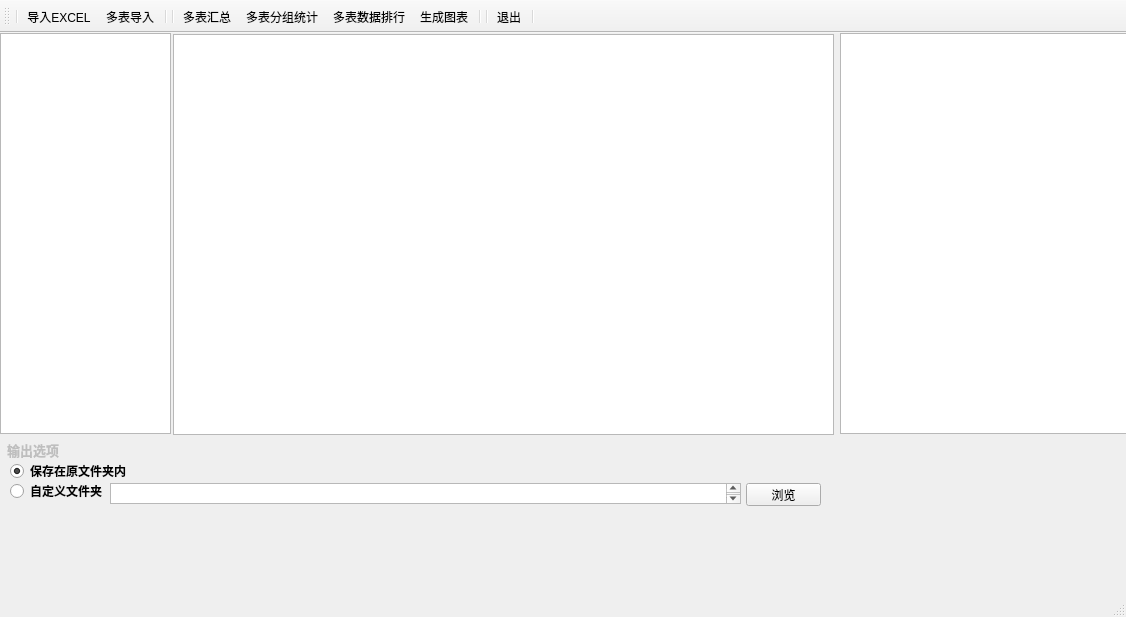
<?xml version="1.0" encoding="UTF-8"?>
<ui version="4.0">
 <author>gcy</author>
 <class>MainWindow</class>
 <widget class="QMainWindow" name="MainWindow">
  <property name="geometry">
   <rect>
    <x>0</x>
    <y>0</y>
    <width>1126</width>
    <height>617</height>
   </rect>
  </property>
  <property name="windowTitle">
   <string>Excel数据分析师</string>
  </property>
  <widget class="QWidget" name="centralwidget">
   <widget class="QTextEdit" name="text1">
    <property name="geometry">
     <rect>
      <x>110</x>
      <y>450</y>
      <width>631</width>
      <height>21</height>
     </rect>
    </property>
    <property name="sizePolicy">
     <sizepolicy hsizetype="Expanding" vsizetype="Fixed">
      <horstretch>0</horstretch>
      <verstretch>0</verstretch>
     </sizepolicy>
    </property>
   </widget>
   <widget class="QPushButton" name="viewButton">
    <property name="geometry">
     <rect>
      <x>746</x>
      <y>450</y>
      <width>75</width>
      <height>23</height>
     </rect>
    </property>
    <property name="text">
     <string>浏览</string>
    </property>
   </widget>
   <widget class="QRadioButton" name="rButton1">
    <property name="geometry">
     <rect>
      <x>10</x>
      <y>450</y>
      <width>111</width>
      <height>16</height>
     </rect>
    </property>
    <property name="font">
     <font>
      <weight>75</weight>
      <bold>true</bold>
     </font>
    </property>
    <property name="text">
     <string>自定义文件夹</string>
    </property>
   </widget>
   <widget class="QLabel" name="label">
    <property name="enabled">
     <bool>false</bool>
    </property>
    <property name="geometry">
     <rect>
      <x>7</x>
      <y>409</y>
      <width>91</width>
      <height>16</height>
     </rect>
    </property>
    <property name="font">
     <font>
      <pointsize>10</pointsize>
      <weight>75</weight>
      <bold>true</bold>
     </font>
    </property>
    <property name="text">
     <string>输出选项</string>
    </property>
   </widget>
   <widget class="QRadioButton" name="rButton2">
    <property name="geometry">
     <rect>
      <x>10</x>
      <y>430</y>
      <width>131</width>
      <height>16</height>
     </rect>
    </property>
    <property name="font">
     <font>
      <weight>75</weight>
      <bold>true</bold>
     </font>
    </property>
    <property name="text">
     <string>保存在原文件夹内</string>
    </property>
    <property name="checkable">
     <bool>true</bool>
    </property>
    <property name="checked">
     <bool>true</bool>
    </property>
   </widget>
   <widget class="QTextEdit" name="textEdit">
    <property name="geometry">
     <rect>
      <x>173</x>
      <y>1</y>
      <width>661</width>
      <height>401</height>
     </rect>
    </property>
   </widget>
   <widget class="QTreeView" name="treeView">
    <property name="geometry">
     <rect>
      <x>840</x>
      <y>0</y>
      <width>291</width>
      <height>401</height>
     </rect>
    </property>
   </widget>
   <widget class="QTreeView" name="treeView_2">
    <property name="geometry">
     <rect>
      <x>0</x>
      <y>0</y>
      <width>171</width>
      <height>401</height>
     </rect>
    </property>
   </widget>
  </widget>
  <widget class="QStatusBar" name="statusbar"/>
  <widget class="QToolBar" name="toolBar">
   <property name="enabled">
    <bool>true</bool>
   </property>
   <property name="sizePolicy">
    <sizepolicy hsizetype="Preferred" vsizetype="Fixed">
     <horstretch>0</horstretch>
     <verstretch>0</verstretch>
    </sizepolicy>
   </property>
   <property name="mouseTracking">
    <bool>false</bool>
   </property>
   <property name="contextMenuPolicy">
    <enum>Qt::CustomContextMenu</enum>
   </property>
   <property name="acceptDrops">
    <bool>true</bool>
   </property>
   <property name="windowTitle">
    <string>toolBar</string>
   </property>
   <property name="autoFillBackground">
    <bool>false</bool>
   </property>
   <property name="inputMethodHints">
    <set>Qt::ImhNone</set>
   </property>
   <property name="allowedAreas">
    <set>Qt::AllToolBarAreas</set>
   </property>
   <property name="iconSize">
    <size>
     <width>48</width>
     <height>48</height>
    </size>
   </property>
   <property name="toolButtonStyle">
    <enum>Qt::ToolButtonTextUnderIcon</enum>
   </property>
   <property name="floatable">
    <bool>false</bool>
   </property>
   <attribute name="toolBarArea">
    <enum>TopToolBarArea</enum>
   </attribute>
   <attribute name="toolBarBreak">
    <bool>false</bool>
   </attribute>
   <addaction name="separator"/>
   <addaction name="button1"/>
   <addaction name="button2"/>
   <addaction name="separator"/>
   <addaction name="separator"/>
   <addaction name="button3"/>
   <addaction name="button4"/>
   <addaction name="button5"/>
   <addaction name="button6"/>
   <addaction name="separator"/>
   <addaction name="separator"/>
   <addaction name="button7"/>
   <addaction name="separator"/>
  </widget>
  <widget class="QMenuBar" name="menubar">
   <property name="geometry">
    <rect>
     <x>0</x>
     <y>0</y>
     <width>1126</width>
     <height>26</height>
    </rect>
   </property>
  </widget>
  <action name="button1">
   <property name="icon">
    <iconset theme="导入EXCEL">
     <normaloff>../../../.designer/backup/image/图标-01.png</normaloff>../../../.designer/backup/image/图标-01.png</iconset>
   </property>
   <property name="text">
    <string>导入EXCEL</string>
   </property>
  </action>
  <action name="button2">
   <property name="icon">
    <iconset>
     <normaloff>../../../.designer/backup/image/图标-02.png</normaloff>../../../.designer/backup/image/图标-02.png</iconset>
   </property>
   <property name="text">
    <string>多表导入</string>
   </property>
  </action>
  <action name="button3">
   <property name="icon">
    <iconset>
     <normaloff>../../../.designer/backup/image/图标-03.png</normaloff>../../../.designer/backup/image/图标-03.png</iconset>
   </property>
   <property name="text">
    <string>多表汇总</string>
   </property>
   <property name="toolTip">
    <string>多表汇总</string>
   </property>
  </action>
  <action name="button4">
   <property name="icon">
    <iconset>
     <normaloff>../../../.designer/backup/image/图标-04.png</normaloff>../../../.designer/backup/image/图标-04.png</iconset>
   </property>
   <property name="text">
    <string>多表分组统计</string>
   </property>
  </action>
  <action name="button5">
   <property name="icon">
    <iconset>
     <normaloff>../../../.designer/backup/image/图标-05.png</normaloff>../../../.designer/backup/image/图标-05.png</iconset>
   </property>
   <property name="text">
    <string>多表数据排行</string>
   </property>
   <property name="toolTip">
    <string>多表数据排行</string>
   </property>
  </action>
  <action name="button6">
   <property name="icon">
    <iconset>
     <normaloff>../../../.designer/backup/image/图标-06.png</normaloff>../../../.designer/backup/image/图标-06.png</iconset>
   </property>
   <property name="text">
    <string>生成图表</string>
   </property>
   <property name="toolTip">
    <string>生成图表</string>
   </property>
  </action>
  <action name="button7">
   <property name="icon">
    <iconset>
     <normaloff>../../../.designer/backup/image/图标-07.png</normaloff>../../../.designer/backup/image/图标-07.png</iconset>
   </property>
   <property name="text">
    <string>退出</string>
   </property>
   <property name="toolTip">
    <string>退出</string>
   </property>
  </action>
 </widget>
 <resources/>
 <connections/>
 <designerdata>
  <property name="gridDeltaX">
   <number>10</number>
  </property>
  <property name="gridDeltaY">
   <number>10</number>
  </property>
  <property name="gridSnapX">
   <bool>true</bool>
  </property>
  <property name="gridSnapY">
   <bool>true</bool>
  </property>
  <property name="gridVisible">
   <bool>true</bool>
  </property>
 </designerdata>
</ui>
